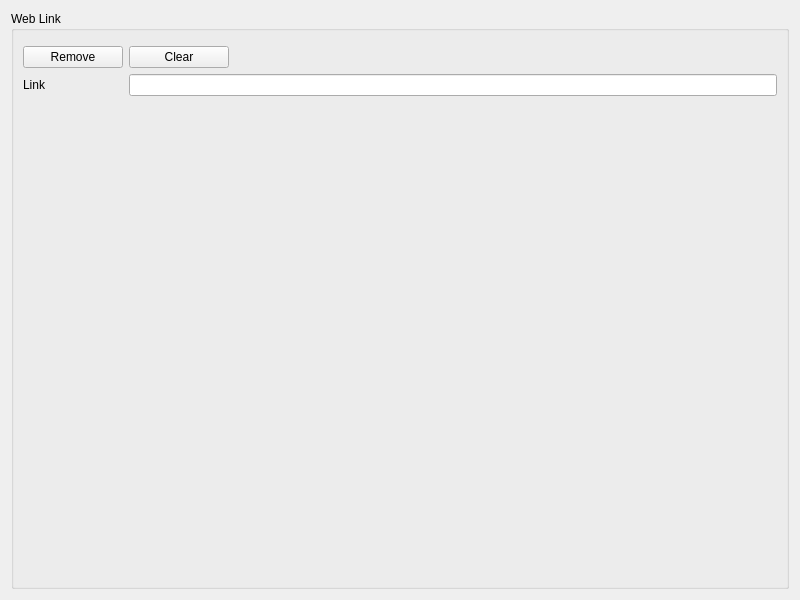
<?xml version="1.0" encoding="UTF-8"?>
<ui version="4.0">
 <class>links</class>
 <widget class="QWidget" name="links">
  <property name="geometry">
   <rect>
    <x>0</x>
    <y>0</y>
    <width>800</width>
    <height>600</height>
   </rect>
  </property>
  <property name="windowTitle">
   <string>ResumeBuilder</string>
  </property>
  <layout class="QGridLayout" name="gridLayout_2">
   <item row="0" column="0">
    <layout class="QGridLayout" name="gridLayout">
     <item row="0" column="0">
      <widget class="QGroupBox" name="groupBox">
       <property name="minimumSize">
        <size>
         <width>400</width>
         <height>100</height>
        </size>
       </property>
       <property name="title">
        <string>Web Link</string>
       </property>
       <layout class="QFormLayout" name="formLayout_2">
        <item row="0" column="0">
         <layout class="QFormLayout" name="formLayout"/>
        </item>
        <item row="1" column="1">
         <widget class="QPushButton" name="pushButton_2">
          <property name="minimumSize">
           <size>
            <width>100</width>
            <height>0</height>
           </size>
          </property>
          <property name="maximumSize">
           <size>
            <width>100</width>
            <height>16777215</height>
           </size>
          </property>
          <property name="text">
           <string>Clear</string>
          </property>
         </widget>
        </item>
        <item row="1" column="0">
         <widget class="QPushButton" name="pushButton">
          <property name="minimumSize">
           <size>
            <width>100</width>
            <height>0</height>
           </size>
          </property>
          <property name="maximumSize">
           <size>
            <width>100</width>
            <height>16777215</height>
           </size>
          </property>
          <property name="text">
           <string>Remove</string>
          </property>
         </widget>
        </item>
        <item row="2" column="0">
         <widget class="QLabel" name="label">
          <property name="text">
           <string>Link</string>
          </property>
         </widget>
        </item>
        <item row="2" column="1">
         <widget class="QLineEdit" name="link"/>
        </item>
       </layout>
      </widget>
     </item>
    </layout>
   </item>
  </layout>
 </widget>
 <resources/>
 <connections/>
</ui>
